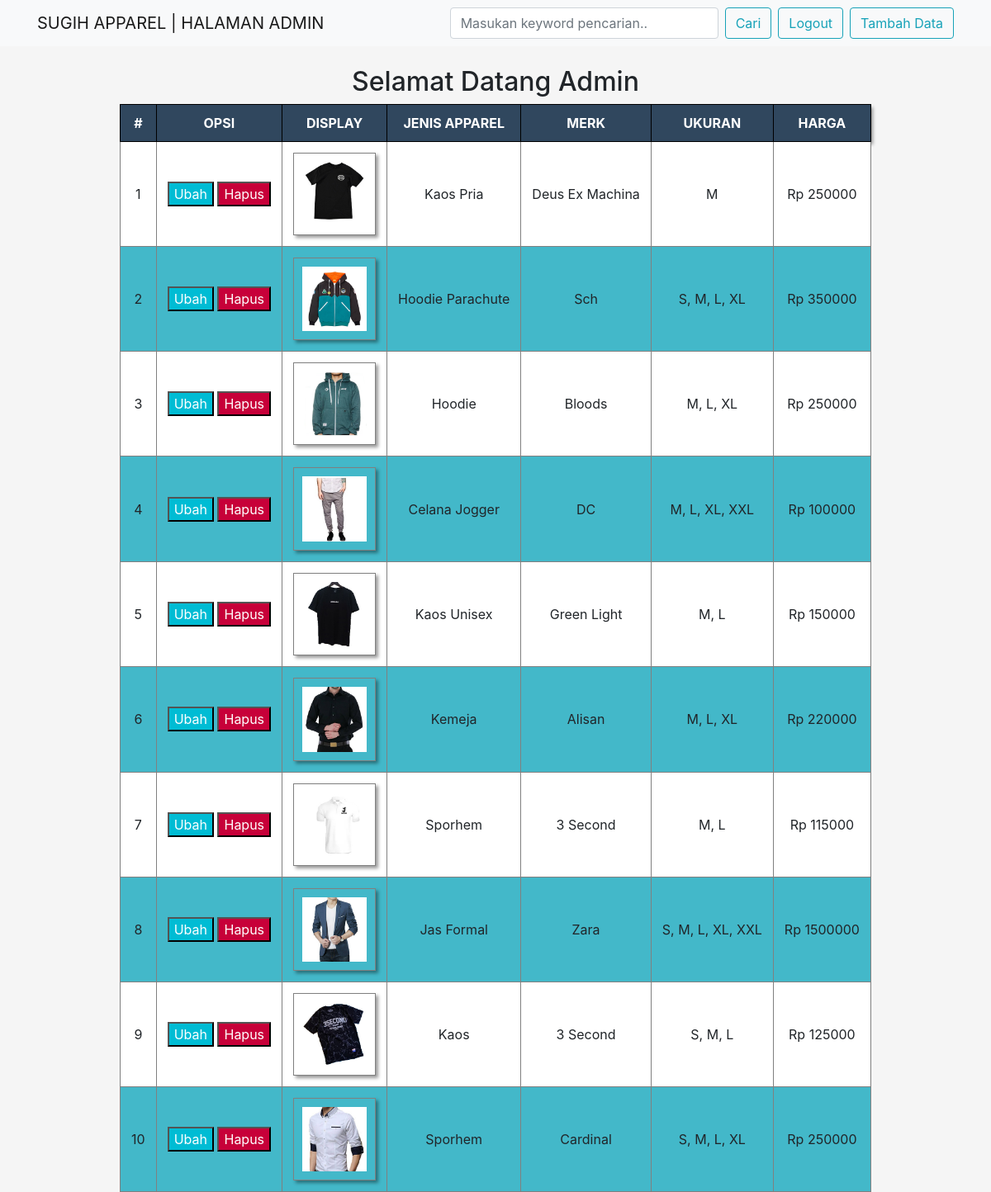
Screenshot of /latihan7c/php/admin.php (signed in) with the database file from the repository.
### tables this page shows
CREATE TABLE IF NOT EXISTS `apparel` (
  `id_apparel` int(11) NOT NULL,
  `display` varchar(100) NOT NULL,
  `jenis_apparel` varchar(100) NOT NULL,
  `merk` varchar(100) NOT NULL,
  `ukuran` varchar(100) NOT NULL,
  `harga` int(100) NOT NULL
);

### latihan7c/php/functions.php (called while the page is built, shortened)
<?php
function koneksi()
{
    $conn = mysqli_connect("localhost", "root", "") or die("koneksi ke DB gagal");
    mysqli_select_db($conn, "tubes_193040180") or die("Database salah!");
    return $conn;
}
function query($sql)
{
    $conn = koneksi();
    $result = mysqli_query($conn, "$sql");
    $rows = [];
    while ($row = mysqli_fetch_assoc($result)) {
        $rows[] = $row;
    }
    return $rows;
}

### latihan7c/php/admin.php (the view, shortened to what this page needs)
<?php
require 'functions.php';
if (isset($_GET['cari'])) {
    $keyword = $_GET['keyword'];
    $apparel = query("SELECT * FROM apparel WHERE
        display LIKE '%$keyword%' OR
        jenis_apparel LIKE '%$keyword%' OR
        merk LIKE '%$keyword%' OR
        ukuran LIKE '%$keyword%' OR
        harga LIKE '%$keyword%'
    ");
} else {
    $apparel = query("SELECT * FROM apparel");
}
?>
<!DOCTYPE html>
<html lang="en">
<head>
    <link rel="stylesheet" href="https://stackpath.bootstrapcdn.com/bootstrap/4.4.1/css/bootstrap.min.css">
    <link rel="stylesheet" href="../css/admin.css">
</head>
<body>
    <nav class="navbar fixed-top navbar-expand-lg navbar-light bg-light">
        <div class="container">
            <a class="navbar-brand" href="#">SUGIH APPAREL | HALAMAN ADMIN</a>
            <div class="collapse navbar-collapse" id="navbarSupportedContent">
                <div class="navbar-nav ml-auto">
                    <form action="" method=" get" class="form-inline my-2 my-lg-0">
                        <input type="text" name="keyword" size="25" class="form-control mr-sm-2" autofocus placeholder="Masukan keyword pencarian.." autocomplete="off">
                        <button type="submit" name="cari" class="cari btn btn-outline-info mr-2">Cari</button>
                    </form>
                    <a href="logout.php">
                        <button type="" class="admin btn btn-outline-info mr-2">Logout</button>
                    </a>
                    <a href="tambah.php">
                        <button type="" class="tambah btn btn-outline-info">Tambah Data</button>
                    </a>
                </div>
            </div>
        </div>
    </nav>
    <h2>Selamat Datang Admin</h2>
    <table border="1" cellpadding="13" cellspacing="0" align="center">
        <tr>
            <th>#</th>
            <th>opsi</th>
            <th>Display</th>
            <th>Jenis Apparel</th>
            <th>Merk</th>
            <th>Ukuran</th>
            <th>Harga</th>
        </tr>
        <?php if (empty($apparel)) : ?>
            <tr>
                <td colspan="7">
                    <h1 style="color: red; font-style: italic;">Data tidak ditemukan!</h1>
                </td>
            </tr>
        <?php else : ?>
            <?php $i = 1; ?>
            <?php foreach ($apparel as $apr) : ?>
                <tr>
                    <td><?= $i; ?></td>
                    <td>
                        <a href="ubah.php?id_apparel=<?= $apr['id_apparel']; ?>" class="ubah"><button>Ubah</button></a>
                        <a href="hapus.php?id_apparel=<?= $apr['id_apparel']; ?>" onclick="return confirm('Yakin mau dihapus?')" class="hapus"><button>Hapus</button></a>
                    </td>
                    <td><img src="../assets/img/<?= $apr['display']; ?>" width="100"></td>
                    <td><?= $apr['jenis_apparel']; ?></td>
                    <td><?= $apr['merk']; ?></td>
                    <td><?= $apr['ukuran']; ?></td>
                    <td>Rp <?= $apr['harga']; ?></td>
                </tr>
                <?php $i++; ?>
            <?php endforeach; ?>
        <?php endif; ?>
    </table>
</body>
</html>

### latihan7c/css/admin.css (style rules this page uses)
body { text-align: center; background-color: whitesmoke; }
tr { background-color: #43b8c9; }
tr:nth-child(even) { background-color: white; }
.ubah button { background-color: #00bcd4; color: white; }
.hapus button { color: white; background-color: #c70039; }
th { background-color: #30475e; color: white; text-transform: uppercase; box-shadow: 3px 3px 4px rgba(0, 0, 0, 0.4); padding: 10px; border: 1px solid black; }
img { box-shadow: 3px 3px 4px rgba(0, 0, 0, 0.4); padding: 10px; border: 1px solid grey; }
h2 { margin-top: 80px; }

### rows the page displays
apparel: display (picture), jenis_apparel "Kaos Pria", merk "Deus Ex Machina", ukuran "M", harga "250000"
apparel: display (picture), jenis_apparel "Hoodie Parachute", merk "Sch", ukuran "S, M, L, XL", harga "350000"
apparel: display (picture), jenis_apparel "Hoodie", merk "Bloods", ukuran "M, L, XL", harga "250000"
apparel: display (picture), jenis_apparel "Celana Jogger", merk "DC", ukuran "M, L, XL, XXL", harga "100000"
apparel: display (picture), jenis_apparel "Kaos Unisex", merk "Green Light", ukuran "M, L", harga "150000"
apparel: display (picture), jenis_apparel "Kemeja", merk "Alisan", ukuran "M, L, XL", harga "220000"
apparel: display (picture), jenis_apparel "Sporhem", merk "3 Second", ukuran "M, L", harga "115000"
apparel: display (picture), jenis_apparel "Jas Formal", merk "Zara", ukuran "S, M, L, XL, XXL", harga "1500000"
apparel: display (picture), jenis_apparel "Kaos", merk "3 Second", ukuran "S, M, L", harga "125000"
apparel: display (picture), jenis_apparel "Sporhem", merk "Cardinal", ukuran "S, M, L, XL", harga "250000"
